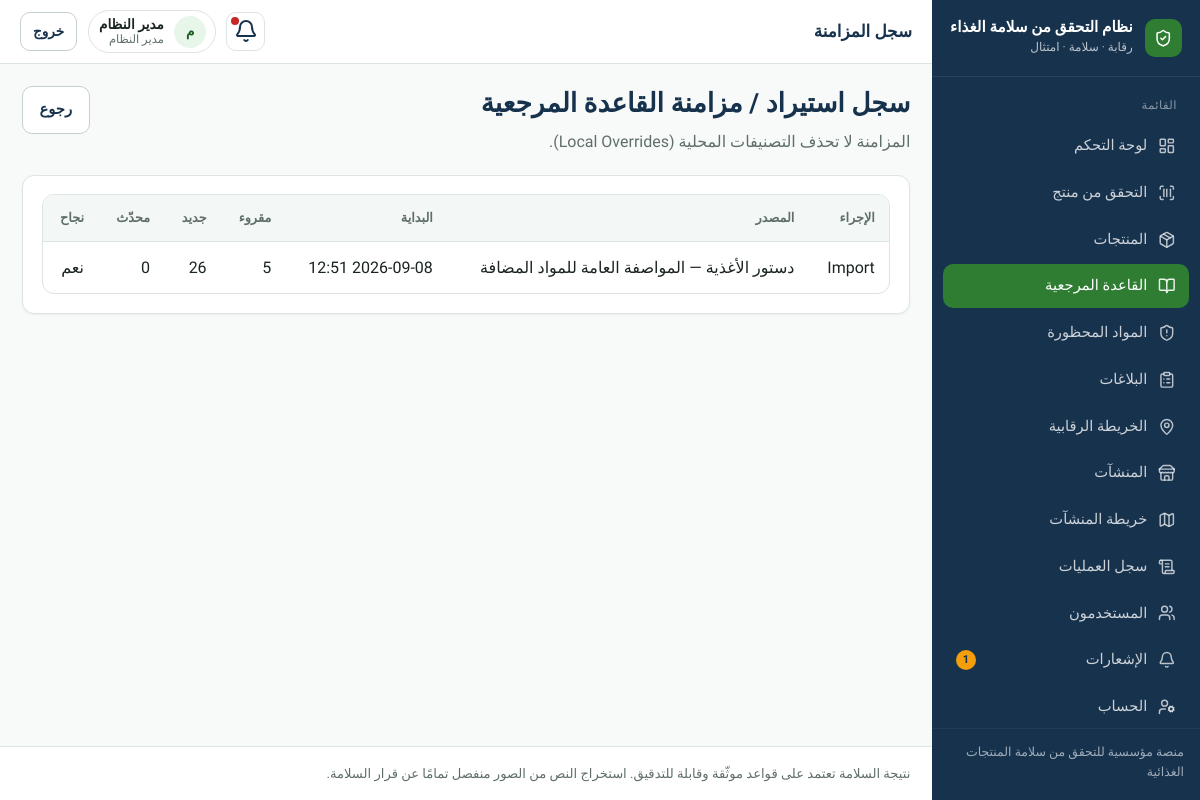
Page /reference/sync/logs/ (signed in) on the committed database.
### apps/accounts/models.py (models this page shows, shortened)
class User(AbstractUser):
    id = models.UUIDField(primary_key=True, default=uuid.uuid4, editable=False)
    full_name = models.CharField("الاسم الكامل", max_length=150, blank=True)
    phone = models.CharField("الهاتف", max_length=20, blank=True, null=True, unique=True)
    role = models.CharField(
        max_length=32,
        choices=Role.choices,
        default=Role.USER,
        db_index=True,
    )
    preferred_language = models.CharField(
        max_length=2,
        choices=[("ar", "العربية"), ("en", "English")],
        default="ar",
    )
    is_active = models.BooleanField(default=True)
    class Meta:
        verbose_name = "مستخدم"
        verbose_name_plural = "المستخدمون"
        ordering = ["-date_joined"]
    @property
    def can_manage_ingredients(self):
        return self.role in {Role.ADMIN, Role.INSPECTOR}

### apps/reference/models.py (models this page shows)
class ReferenceSyncLog(models.Model):
    class Action(models.TextChoices):
        IMPORT = "IMPORT", "Import"
        SYNC = "SYNC", "Sync"
    id = models.UUIDField(primary_key=True, default=uuid.uuid4, editable=False)
    source = models.ForeignKey(
        ReferenceSource, on_delete=models.SET_NULL, null=True, blank=True
    )
    action = models.CharField(max_length=20, choices=Action.choices)
    started_at = models.DateTimeField(auto_now_add=True)
    finished_at = models.DateTimeField(null=True, blank=True)
    records_read = models.PositiveIntegerField(default=0)
    records_created = models.PositiveIntegerField(default=0)
    records_updated = models.PositiveIntegerField(default=0)
    records_skipped = models.PositiveIntegerField(default=0)
    notes = models.TextField(blank=True)
    performed_by = models.ForeignKey(
        settings.AUTH_USER_MODEL,
        on_delete=models.SET_NULL,
        null=True,
        blank=True,
    )
    success = models.BooleanField(default=True)
    class Meta:
        ordering = ["-started_at"]

class ReferenceSource(models.Model):
    id = models.UUIDField(primary_key=True, default=uuid.uuid4, editable=False)
    code = models.CharField(max_length=64, unique=True, db_index=True)
    name_en = models.CharField(max_length=200)
    name_ar = models.CharField(max_length=200, blank=True)
    description = models.TextField(blank=True)
    website_url = models.URLField(blank=True)
    is_active = models.BooleanField(default=True)
    created_at = models.DateTimeField(auto_now_add=True)
    updated_at = models.DateTimeField(auto_now=True)
    class Meta:
        ordering = ["code"]
    def __str__(self):
        return self.name_ar or self.name_en or self.code

### apps/reference/views.py (the view)
# urls.py: path("sync/logs/", views.sync_logs, name="sync_logs"),
@login_required
@require_GET
def sync_logs(request):
    if not _can_manage(request.user):
        return redirect("reference:catalog")
    logs = ReferenceSyncLog.objects.select_related("source", "performed_by")[:50]
    return render(request, "reference/sync_logs.html", {"logs": logs})

### apps/core/context_processors.py (called while the page is built)
def _item(label, url_name, icon, match_prefixes=None):
    return {
        "label": label,
        "url_name": url_name,
        "icon": icon,
        "match_prefixes": match_prefixes or [],
    }

### apps/reference/views.py (called while the page is built)
def _can_manage(user) -> bool:
    return user.is_authenticated and user.can_manage_ingredients

### templates/reference/sync_logs.html (shortened to what this page needs)
{% extends "base.html" %}
{% block topbar_title %}سجل المزامنة{% endblock %}
{% block content %}
<div class="page-header">
  <div>
    <h1>سجل استيراد / مزامنة القاعدة المرجعية</h1>
    <p class="lead">المزامنة لا تحذف التصنيفات المحلية (Local Overrides).</p>
  </div>
  <a class="btn btn-secondary" href="{% url 'reference:catalog' %}">رجوع</a>
</div>
<section class="card panel">
  <div class="table-wrap">
    <table class="table">
      <thead>
        <tr>
          <th>الإجراء</th>
          <th>المصدر</th>
          <th>البداية</th>
          <th>مقروء</th>
          <th>جديد</th>
          <th>محدّث</th>
          <th>نجاح</th>
        </tr>
      </thead>
      <tbody>
        {% for log in logs %}
        <tr>
          <td>{{ log.get_action_display }}</td>
          <td>{{ log.source|default:"—" }}</td>
          <td>{{ log.started_at|date:"Y-m-d H:i" }}</td>
          <td>{{ log.records_read }}</td>
          <td>{{ log.records_created }}</td>
          <td>{{ log.records_updated }}</td>
          <td>{% if log.success %}نعم{% else %}لا{% endif %}</td>
        </tr>
        {% empty %}
        <tr><td colspan="7" class="muted">لا سجلات بعد</td></tr>
        {% endfor %}
      </tbody>
    </table>
  </div>
</section>
{% endblock %}

### templates/base.html (shortened to what this page needs)
{% load static %}
<!DOCTYPE html>
<html lang="ar" dir="rtl">
<head>
  <link rel="stylesheet" href="{% static 'css/design-system.css' %}">
</head>
<body class="{% block body_class %}{% endblock %}">
{% if use_app_shell %}
  <div class="app-shell">
    <aside class="sidebar" id="sidebar">
      <a class="sidebar-brand" href="{% url 'core:home' %}">
        <span class="brand-mark" aria-hidden="true"><i data-lucide="shield-check"></i></span>
        <span class="brand-text">
          <strong>{{ app_name_ar }}</strong>
          <span>رقابة · سلامة · امتثال</span>
        </span>
      </a>
      <nav class="sidebar-nav" aria-label="القائمة الرئيسية">
        <div class="nav-section">
          <div class="nav-section-title">القائمة</div>
          {% for item in nav_items %}
            <a class="nav-link {% if item.active %}active{% endif %}" href="{{ item.url }}">
              <i data-lucide="{{ item.icon }}"></i>
              <span>{{ item.label }}</span>
              {% if item.url_name == 'notifications:list' and unread_notifications %}
                <span class="nav-badge">{{ unread_notifications }}</span>
              {% endif %}
            </a>
          {% endfor %}
        </div>
      </nav>
      <div class="sidebar-footer">منصة مؤسسية للتحقق من سلامة المنتجات الغذائية</div>
    </aside>
    <div class="main-wrap">
      <header class="topbar">
        <div class="topbar-left">
          <div class="page-title-top">{% block topbar_title %}{{ app_name_ar }}{% endblock %}</div>
        </div>
        <div class="topbar-right">
          <a class="icon-btn" href="{% url 'notifications:list' %}" title="الإشعارات" aria-label="الإشعارات">
            <i data-lucide="bell"></i>
            {% if unread_notifications %}<span class="dot"></span>{% endif %}
          </a>
          <div class="user-chip">
            <span class="user-avatar">{{ user.full_name|default:user.username|make_list|first|upper }}</span>
            <span class="user-meta">
              <strong>{{ user.full_name|default:user.username }}</strong>
              <span>{{ user.get_role_display }}</span>
            </span>
          </div>
          <form method="post" action="{% url 'accounts:logout' %}">
            <button class="btn btn-secondary btn-sm" type="submit">خروج</button>
          </form>
        </div>
      </header>
{% endif %}
      <main class="content"{% if not use_app_shell %} style="max-width:1100px;margin:0 auto"{% endif %}>
        {% block content %}{% endblock %}
      </main>
{% if use_app_shell %}
      <footer class="app-footer">
        نتيجة السلامة تعتمد على قواعد موثّقة وقابلة للتدقيق. استخراج النص من الصور منفصل تمامًا عن قرار السلامة.
      </footer>
    </div>
  </div>
{% else %}
  </div>
{% endif %}
</body>
</html>

### rows in the picture
User: full_name|make_list "م", full_name "مدير النظام", role "مدير النظام"
ReferenceSyncLog: action "Import", source "دستور الأغذية — المواصفة العامة للمواد المضافة", started_at "2026-09-08 12:51", records_read "5", records_created "26", records_updated "0", success "نعم"

### other values in the picture
{{ app_name_ar }} "نظام التحقق من سلامة الغذاء"
{{ item.label }} "لوحة التحكم" "التحقق من منتج" "المنتجات" "القاعدة المرجعية" "المواد المحظورة" "البلاغات" "الخريطة الرقابية" "المنشآت" "خريطة المنشآت" "سجل العمليات" "المستخدمون" "الإشعارات" "الحساب"
{{ unread_notifications }} "1"
